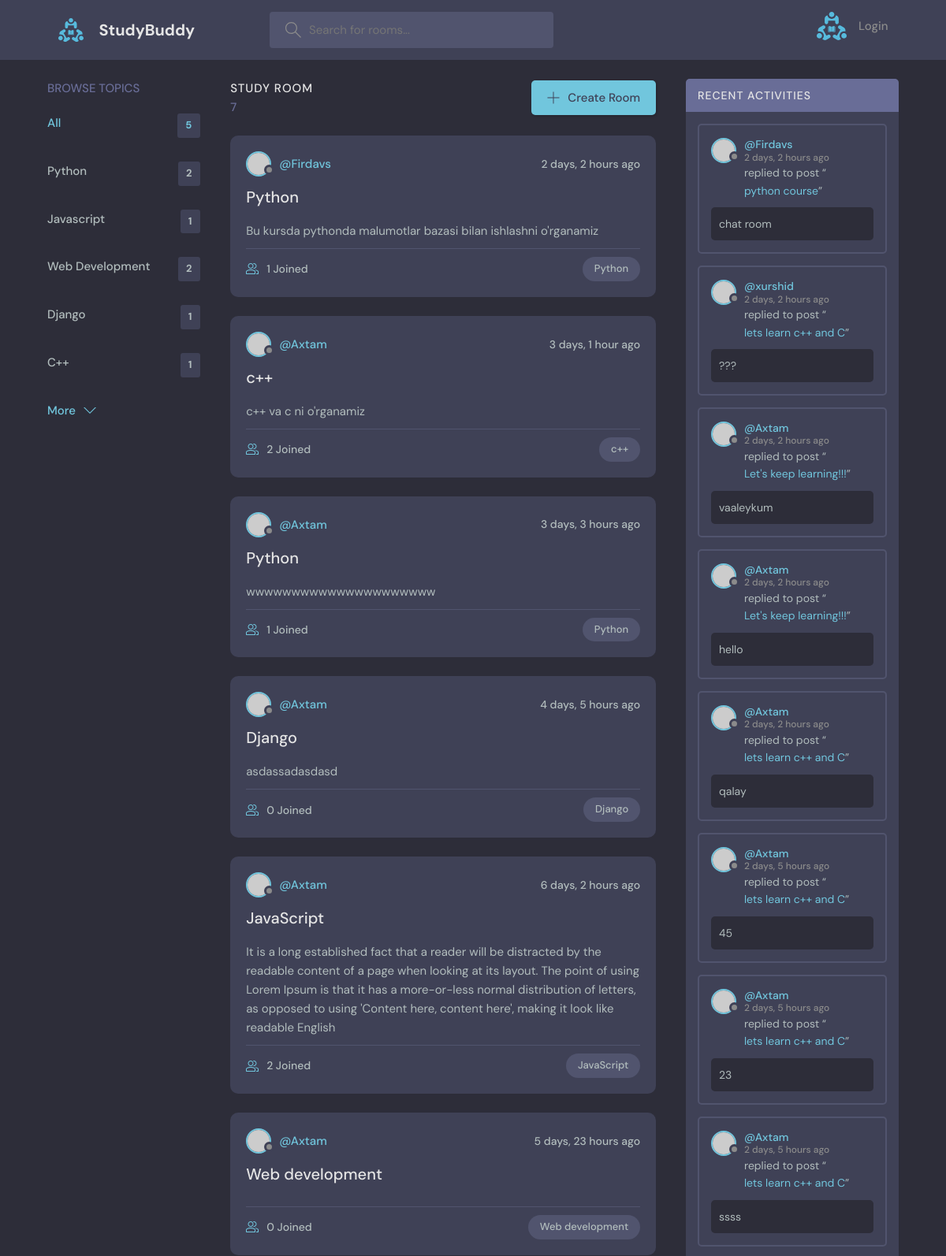
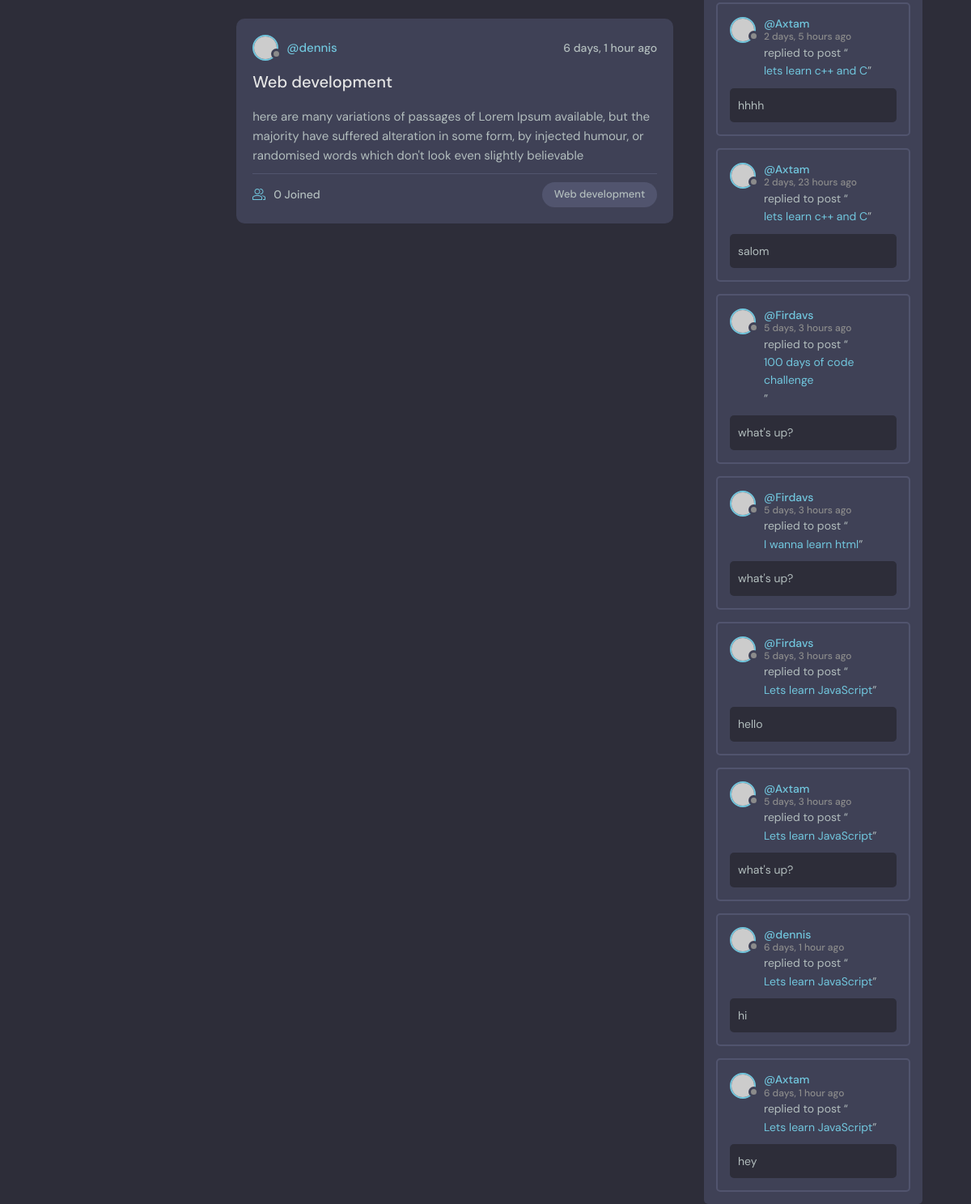
The page / on the database its author committed (2 pictures, top to bottom).
### base/models.py (models this page shows, shortened)
class Topic(models.Model):
    name = models.CharField(max_length=200)

class Room(models.Model):
    host = models.ForeignKey(User,on_delete=models.SET_NULL,null=True)
    topic = models.ForeignKey(Topic,on_delete=models.SET_NULL,null=True)
    name = models.CharField(max_length=200)
    description = models.TextField(blank=True,null=True)
    participants = models.ManyToManyField(User, related_name='participant',blank=True)
    created = models.DateTimeField(auto_now_add=True)
    updated = models.DateTimeField(auto_now=True)
    class Meta:
        ordering = ['-updated', '-created']
    def __str__(self):
        return self.name

class Message(models.Model):
    user = models.ForeignKey(User,on_delete=models.CASCADE)
    room = models.ForeignKey(Room, on_delete=models.CASCADE)
    body = models.TextField()
    created = models.DateTimeField(auto_now_add=True)
    updated = models.DateTimeField(auto_now=True)
    class Meta:
        ordering = ['-updated', '-created']
    def __str__(self):
        return self.body[0:20]

### base/views.py (the view)
# urls.py: path('', home, name='home'),
def home(request):
    q=request.GET.get('q') if request.GET.get('q') != None else ''
    rooms = Room.objects.filter(
        Q(topic__name__icontains=q) |
        Q(name__icontains=q)
    )
    topics = Topic.objects.all()
    room_count=rooms.count()
    room_messages = Message.objects.filter(Q(room__topic__name__icontains=q))
    context = {
        'rooms':rooms,
        'topics':topics,
        'room_count':room_count,
        'room_messages':room_messages
    }
    return render(request,'base/home.html',context)

### base/templates/base/home.html (shortened to what this page needs)
{% extends 'main.html' %}
{% load static %}
{% block content %}
    <main class="layout layout--3">
      <div class="container">
        {% include 'base/topics_component.html' %}
        <div class="roomList">
            <div class="roomList__header">
            <div>
              <h2>Study Room</h2>
              <p>{{ room_count }}</p>
            </div>
            <a class="btn btn--main" href="{% url 'create_room' %}">
              <svg version="1.1" xmlns="http://www.w3.org/2000/svg" width="32" height="32" viewBox="0 0 32 32">
                <title>add</title>
                <path
                  d="M16.943 0.943h-1.885v14.115h-14.115v1.885h14.115v14.115h1.885v-14.115h14.115v-1.885h-14.115v-14.115z"
                ></path>
              </svg>
              Create Room
            </a>
          </div>
        {% include 'base/feed_component.html' %}
        </div>
        {% include 'base/activity_component.html' %}
      </div>
    </main>
{% endblock %}

### base/templates/base/topics_component.html
  <div class="topics">
          <div class="topics__header">
            <h2>Browse Topics</h2>
          </div>
          <ul class="topics__list">
            <li>
              <a href="{% url 'home' %}" class="active">All <span>{{ topics.all.count }}</span></a>
            </li>
             {% for topic in topics  %}
                    <li>
                      <a href="{% url 'home' %}?q={{topic.name}}">{{ topic.name.title }} <span>{{ topic.room_set.all.count }}</span></a>
                    </li>
            {% endfor %}
          </ul>
          <a class="btn btn--link" href="topics.html">
            More
            <svg version="1.1" xmlns="http://www.w3.org/2000/svg" width="32" height="32" viewBox="0 0 32 32">
              <title>chevron-down</title>
              <path d="M16 21l-13-13h-3l16 16 16-16h-3l-13 13z"></path>
            </svg>
          </a>
        </div>

### base/templates/base/feed_component.html (shortened to what this page needs)
  {% for room in rooms  %}
          <div class="roomListRoom">
            <div class="roomListRoom__header">
              <a href="{% url 'profile' room.host.id %}" class="roomListRoom__author">
                <div class="avatar avatar--small">
                  <img src="https://randomuser.me/api/portraits/women/11.jpg" />
                </div>
                <span>@{{ room.host.username }}</span>
              </a>
              <div class="roomListRoom__actions">
                <span>{{ room.created |timesince }} ago</span>
              </div>
            </div>
            <div class="roomListRoom__content">
              <a href="{% url 'room' room.id %}">{{ room.topic.name }}</a>
              <p>
                  {{ room.description }}
              </p>
            </div>
            <div class="roomListRoom__meta">
              <a href="room.html" class="roomListRoom__joined">
                {{ room.participants.all.count }} Joined
              </a>
              <p class="roomListRoom__topic">{{ room.topic.name }}</p>
            </div>
          </div>
  {% endfor %}

### base/templates/base/activity_component.html (shortened to what this page needs)
<div class="activities">
          <div class="activities__header">
            <h2>Recent Activities</h2>
          </div>
    {% for message in room_messages %}
          <div class="activities__box">
            <div class="activities__boxHeader roomListRoom__header">
              <a href="{% url 'profile' message.user.id %}" class="roomListRoom__author">
                <div class="avatar avatar--small">
                  <img src="https://randomuser.me/api/portraits/women/11.jpg" />
                </div>
                <p>
                  @{{ message.user.username }}
                  <span>{{ message.created|timesince }} ago</span>
                </p>
              </a>
            </div>
            <div class="activities__boxContent">
              <p>replied to post “<a href="{% url 'room' message.room.id %}">{{ message.room.name }}</a>”</p>
              <div class="activities__boxRoomContent">
                  {{ message }}
              </div>
            </div>
          </div>
    {% endfor %}
</div>

### rows shown on the page
Topic: name "Python", room_set.all.count "2"
Topic: name "Javascript", room_set.all.count "1"
Topic: name "Web Development", room_set.all.count "2"
Topic: name "Django", room_set.all.count "1"
Topic: name "C++", room_set.all.count "1"
Room: host.username "Firdavs", created "2 days, 2 hours", topic.name "Python", description "Bu kursda pythonda malumotlar bazasi bilan ishlashni o'rganamiz", participants.all.count "1"
Room: host.username "Axtam", created "3 days, 1 hour", topic.name "c++", description "c++ va c ni o'rganamiz", participants.all.count "2"
Room: host.username "Axtam", created "3 days, 3 hours", topic.name "Python", description "wwwwwwwwwwwwwwwwwwwww", participants.all.count "1"
Room: host.username "Axtam", created "4 days, 5 hours", topic.name "Django", description "asdassadasdasd", participants.all.count "0"
Room: host.username "Axtam", created "6 days, 2 hours", topic.name "JavaScript", description "It is a long established fact that a reader will be distracted by the readable content of a page when looking at its layout. The point of using Lorem Ipsum is that it has a more-or-less normal distribution of letters, as opposed to using 'Content here, content here', making it look like readable English", participants.all.count "2"
Room: host.username "Axtam", created "5 days, 23 hours", topic.name "Web development", participants.all.count "0"
Room: host.username "dennis", created "6 days, 1 hour", topic.name "Web development", description "here are many variations of passages of Lorem Ipsum available, but the majority have suffered alteration in some form, by injected humour, or randomised words which don't look even slightly believable", participants.all.count "0"
Message: user.username "Firdavs", created "2 days, 2 hours", room.name "python course", body "chat room"
Message: user.username "xurshid", created "2 days, 2 hours", room.name "lets learn c++ and C", body "???"
Message: user.username "Axtam", created "2 days, 2 hours", room.name "Let's keep learning!!!", body "vaaleykum"
Message: user.username "Axtam", created "2 days, 2 hours", room.name "Let's keep learning!!!", body "hello"
Message: user.username "Axtam", created "2 days, 2 hours", room.name "lets learn c++ and C", body "qalay"
Message: user.username "Axtam", created "2 days, 5 hours", room.name "lets learn c++ and C", body "45"
Message: user.username "Axtam", created "2 days, 5 hours", room.name "lets learn c++ and C", body "23"
Message: user.username "Axtam", created "2 days, 5 hours", room.name "lets learn c++ and C", body "ssss"
Message: user.username "Axtam", created "2 days, 5 hours", room.name "lets learn c++ and C", body "hhhh"
Message: user.username "Axtam", created "2 days, 23 hours", room.name "lets learn c++ and C", body "salom"
Message: user.username "Firdavs", created "5 days, 3 hours", room.name "100 days of code challenge", body "what's up?"
Message: user.username "Firdavs", created "5 days, 3 hours", room.name "I wanna learn html", body "what's up?"
Message: user.username "Firdavs", created "5 days, 3 hours", room.name "Lets learn JavaScript", body "hello"
Message: user.username "Axtam", created "5 days, 3 hours", room.name "Lets learn JavaScript", body "what's up?"
Message: user.username "dennis", created "6 days, 1 hour", room.name "Lets learn JavaScript", body "hi"
Message: user.username "Axtam", created "6 days, 1 hour", room.name "Lets learn JavaScript", body "hey"

### other values the page prints
{{ topics.all.count }} "5"
{{ room_count }} "7"
